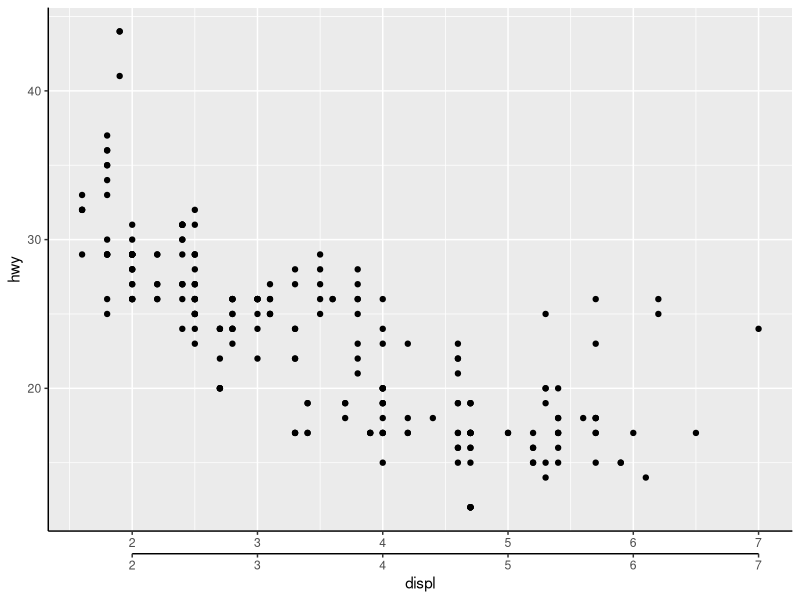

Write the R code that produced this figure.
# r2py crawler metadata
# package: ggplot2
# source_type: rd_example
# topic: guide_axis_stack.Rd
# source_file: C:\Users\bened\AppData\Local\R\win-library\4.5\ggplot2\help
# lines: 8

suppressPackageStartupMessages(library(ggplot2))
# A standard plot
p <- ggplot(mpg, aes(displ, hwy)) +
  geom_point() +
  theme(axis.line = element_line())

# A normal axis first, then a capped axis
p + guides(x = guide_axis_stack("axis", guide_axis(cap = "both")))
